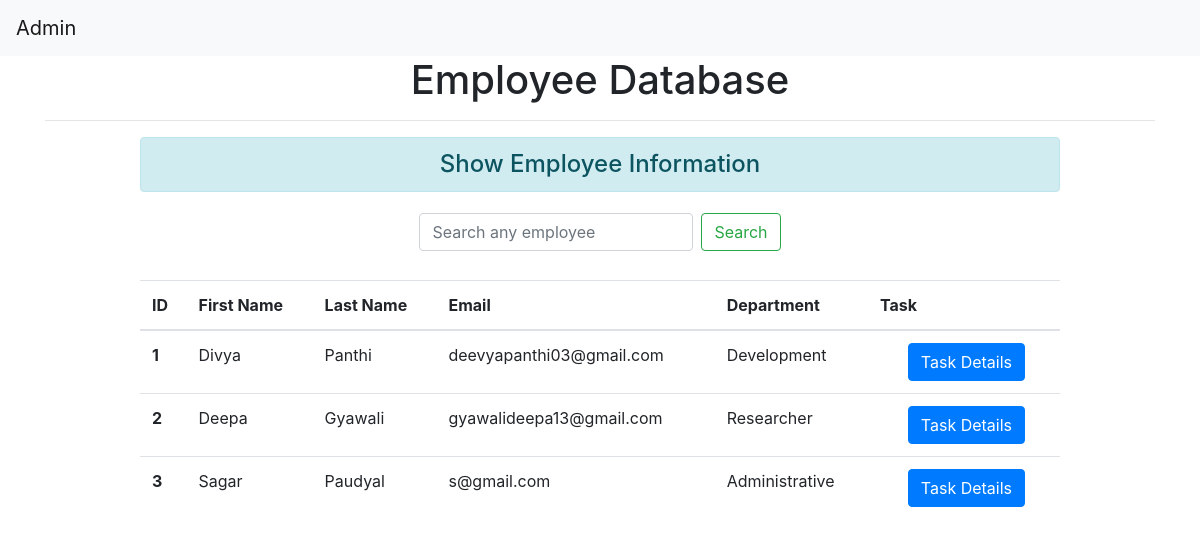
/employee/, run on an earlier commit of the app's database.
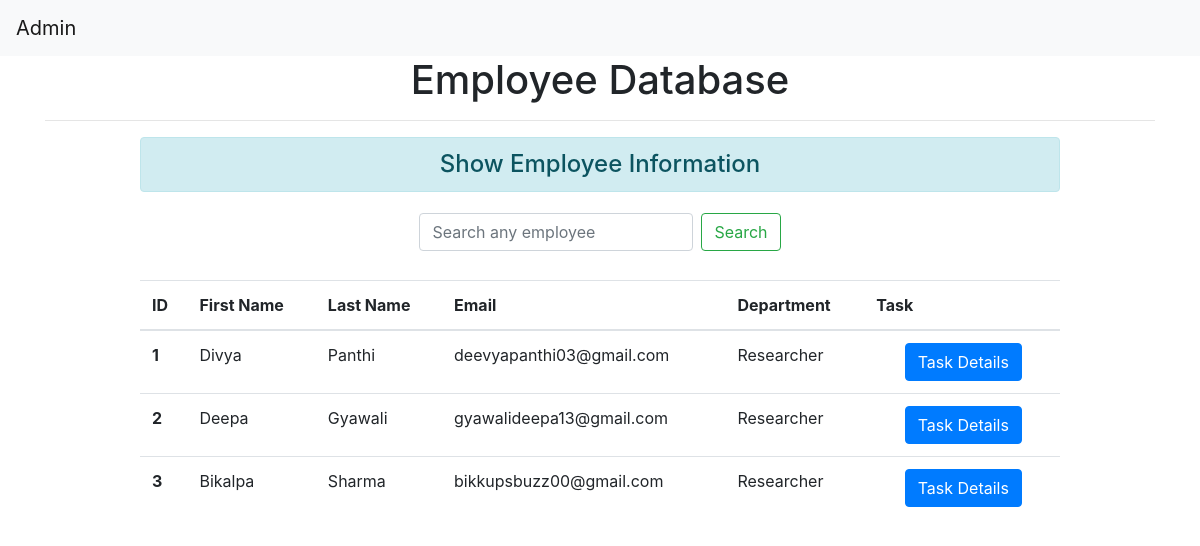
And on a later commit of the database.
### employees/models.py (models this page shows, shortened)
class Employee(models.Model):
    GENDER_CHOICES = [
        ('M', 'Male'),
        ('F', 'Female'),
    ]
    Departments = [
        ('s', 'Select'),
        ('d1', 'Development'),
        ('d2', 'Researcher'),
        ('d3', 'Administrative')
    ]
    first_name = models.CharField(max_length=100)
    last_name = models.CharField(max_length=100)
    date_of_birth = models.DateField()
    email_id = models.EmailField(max_length=255)
    phone_num = models.CharField(max_length=13)
    gender = models.CharField(choices=GENDER_CHOICES, max_length=1, default='M')
    date_of_birth = models.DateField()
    department = models.CharField(choices=Departments, max_length=10, default='s')
    employee_address = models.CharField(max_length=200)
    date_joined = models.DateTimeField(default=timezone.now)

### employees/views.py (the view)
# urls.py: path('', views.home, name='homepage'),
def home(request):
    employees = Employee.objects.all()
    return render(request, 'employees/home.html', {'employees': employees})

### templates/employees/home.html
{% extends 'employees/base.html' %}
{% block content %}
<header class="container">
    <div class="row">
        <div class="col-lg-12">
            <h1 class="text-center"> Employee Database </h1>
            <hr>
        </div>
    </div>
</header>
<section class="container">
    <div class="row">
        <div class="col-sm-10 offset-1">
            <h4 class="text-center alert alert-info"> Show Employee Information </h4>
            <form method="get" action="{% url 'search' %}" class="form-inline d-flex justify-content-center" >
                <input class="form-control mr-sm-2" type="search" placeholder="Search any employee" aria-label="Search" name="query" id="search">
                <button class="btn btn-outline-success my-2 my-sm-0" type="submit" >Search</button> <br> <br>
            </form>
            <br>
            <table class="table table-hover">
                  <thead>
                    <tr>
                        <th scope="col">ID</th>
                        <th scope="col"> First Name</th>
                        <th scope="col"> Last Name</th>
                        <th scope="col">Email</th>
                        <th scope="col">Department</th>
                        <th scope="col" colspan="2">Task </th>
                    </tr>
                  </thead>
                  <tbody>
                    {% for employee in employees %}
                        <tr>
                            <th scope="row">{{ employee.id }}</th>
                            <td> {{ employee.first_name }} </td>
                            <td> {{ employee.last_name }} </td>
                            <td> {{ employee.email_id }} </td>
                            <td> {{ employee.get_department_display }} </td>
                            {% if task.task_urgency == 'H' %}
                                <td span style="color: red"> {{ task.get_task_urgency_display }} </td>
                            {% elif task.task_urgency == 'N'%}
                                <td span style="color: #ffbf00 "> {{ task.get_task_urgency_display }} </td>
                            {% else %}
                                <td span style="color: green "> {{ task.get_task_urgency_display }} </td>
                            {% endif %}
                            <td>
                                <a class="btn btn-primary" href="{% url 'task_detail' employee.id %}"> Task Details </a>
                            </td>
                        </tr>
                    {% endfor %}
                  </tbody>
            </table>
        </div>
    </div>
</section>
{% endblock %}

What changed in the data, as far as the page shows it:
changed Employee "Divya": department "Development" → "Researcher"
changed Employee id 3: first_name "Sagar" → "Bikalpa"; last_name "Paudyal" → "Sharma"; email_id "s@gmail.com" → "bikkupsbuzz00@gmail.com"; department "Administrative" → "Researcher"
